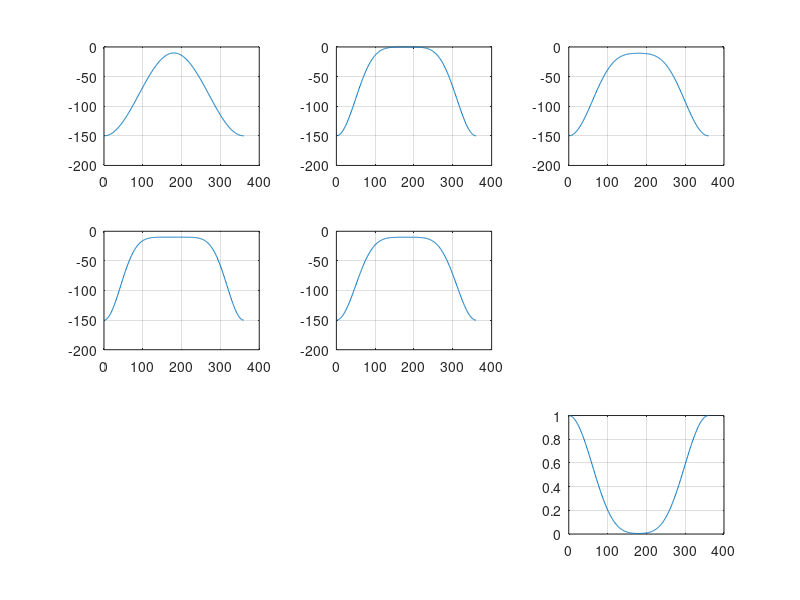

This figure's MATLAB source:
%..............
dt=1;
ndays=360;
T=ndays;
tau=ndays/4;
tmax=T;
%..............
% $$$ ymin=0.1; %[m]
% $$$ ymax=1;
%..............
ymin=10; %[m]
ymax=150;
%..............
t=[dt:dt:tmax];
tt=t+tau;
wrad=(2*pi/T);
A0=ymin;
A=(ymax-ymin)/2; %amplitud.
%..............
sinwt = sin(wrad*tt);
%..............
ysin = A0 + A*( sinwt + 1);
%..............
%%xsin = (ysin/ymin).^2;
%%xsin = (ysin/ymin).^2 / ymax.^2;
xsin = (ysin/ymin).^2 / (ymax./ymin).^2; %USAR ESTA!!!!
%..............
npower=1.5;
%..............
ysin2 = ysin.*xsin;
ysin3 = A0 + 2*A*xsin;
ysin4 = A0 + 2*A*xsin.^2;
ysin5 = A0 + 2*A*xsin.^npower; %USAR ESTA!!!!
%..............

figure(100)
subplot(3,3,1)
plot(ysin*(-1))
grid on
subplot(3,3,2)
plot(ysin2*(-1))
grid on
subplot(3,3,3)
plot(ysin3*(-1))
grid on
subplot(3,3,4)
plot(ysin4*(-1))
grid on
subplot(3,3,5)
plot(ysin5*(-1))
grid on
subplot(3,3,9)
plot(xsin)
grid on
